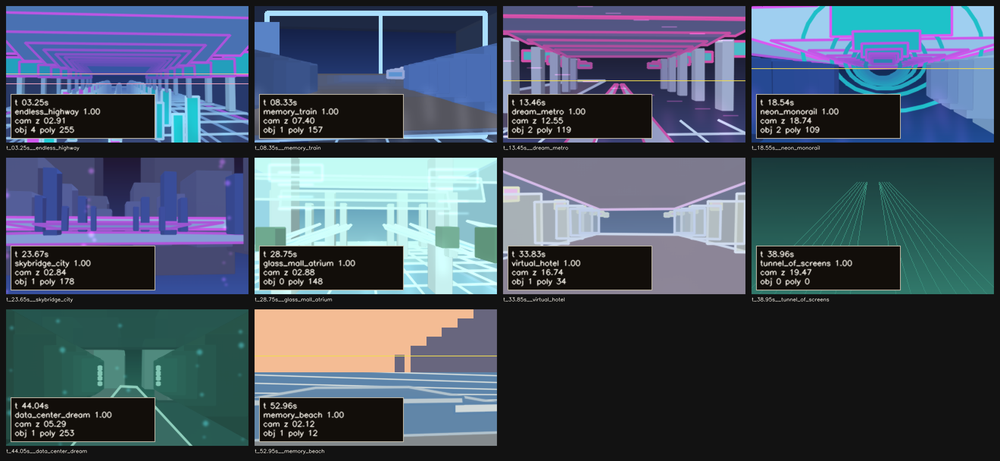
#> input picture depth_raw_contact_sheet_v4.png, 1000 x 461 px, shrunk from 2640 x 1216 before the run
$ python -i check_blender_proof_quality.py   (imports and definitions only)
#> lines starting #> are read from the running program, lines starting #| are printed output that depends on the picture
from __future__ import annotations

import argparse
import json
from pathlib import Path

import cv2
import numpy as np


# [5 lines left out: function _load_image, not called in this run]


def _basic_metrics(image: np.ndarray) -> dict[str, float]:
    gray = cv2.cvtColor(image, cv2.COLOR_BGR2GRAY)
    hsv = cv2.cvtColor(image, cv2.COLOR_BGR2HSV)
    return {
        "mean_brightness": float(np.mean(gray)),
        "std_brightness": float(np.std(gray)),
        "mean_saturation": float(np.mean(hsv[:, :, 1])),
        "bright_ratio": float(np.mean(gray > 180)),
        "dark_ratio": float(np.mean(gray < 28)),
        "edge_ratio": float(np.mean(cv2.Canny(gray, 60, 160) > 0)),
    }


# [116 lines left out: functions _color_mask_ratio, _run_checks, main, not called in this run]


# [2 lines not run here, left out]

>>> import cv2
>>> picture = cv2.imread('../depth_raw_contact_sheet_v4.png')
#> picture is the input picture: shape (461, 1000, 3); mean B, G, R 96.2, 81, 69.1
>>> result = _basic_metrics(picture)
#> in _basic_metrics, `gray = cv2.cvtColor(image, cv2.COLOR_BGR2GRAY)`:
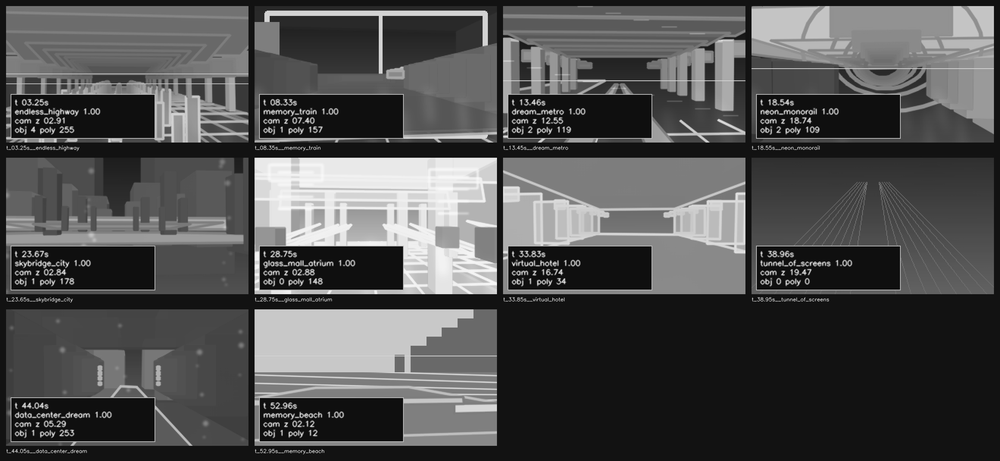
#> gray: shape (461, 1000); min 0, max 250, mean 79.2
#> in _basic_metrics, `hsv = cv2.cvtColor(image, cv2.COLOR_BGR2HSV)`: hsv: shape (461, 1000, 3); mean H, S, V 64.3, 81, 101.2
#> result = {'mean_brightness': 79.2, 'std_brightness': 64.84, 'mean_saturation': 81.02, 'bright_ratio': 0.104, 'dark_ratio': 0.379, 'edge_ratio': 0.0874}

$ run again, on depth_contact_sheet_v3.png
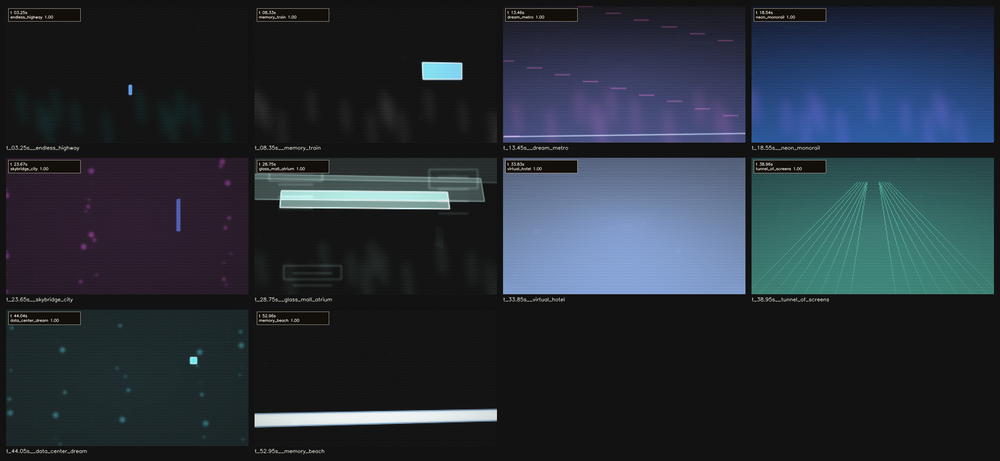
#> input picture depth_contact_sheet_v3.png, 1000 x 461 px, shrunk from 2640 x 1216 before the run
#> picture is the input picture: shape (461, 1000, 3); mean B, G, R 55.9, 46.9, 39
#> in _basic_metrics, `gray = cv2.cvtColor(image, cv2.COLOR_BGR2GRAY)`:
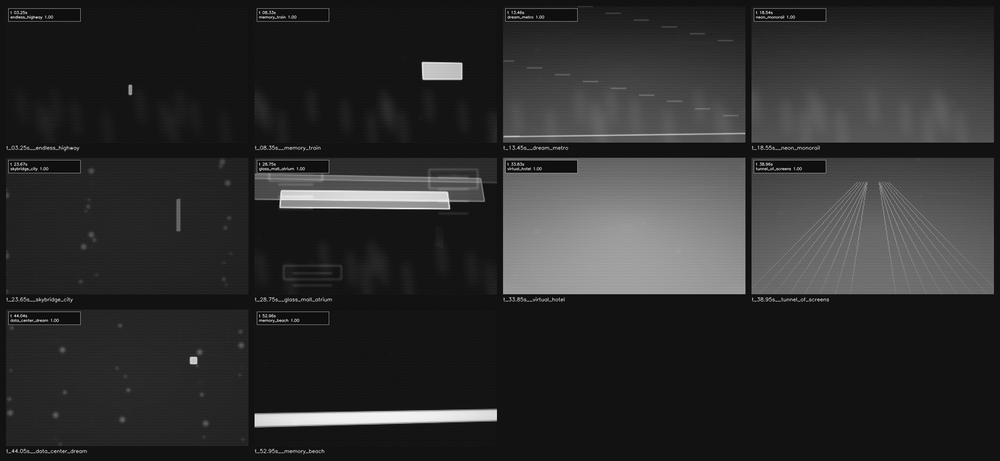
#> gray: shape (461, 1000); min 0, max 247, mean 45.6
#> hsv: shape (461, 1000, 3); mean H, S, V 55.8, 50.6, 56.7
#> result = {'mean_brightness': 45.56, 'std_brightness': 41.53, 'mean_saturation': 50.62, 'bright_ratio': 0.0119, 'dark_ratio': 0.522, 'edge_ratio': 0.0306}
